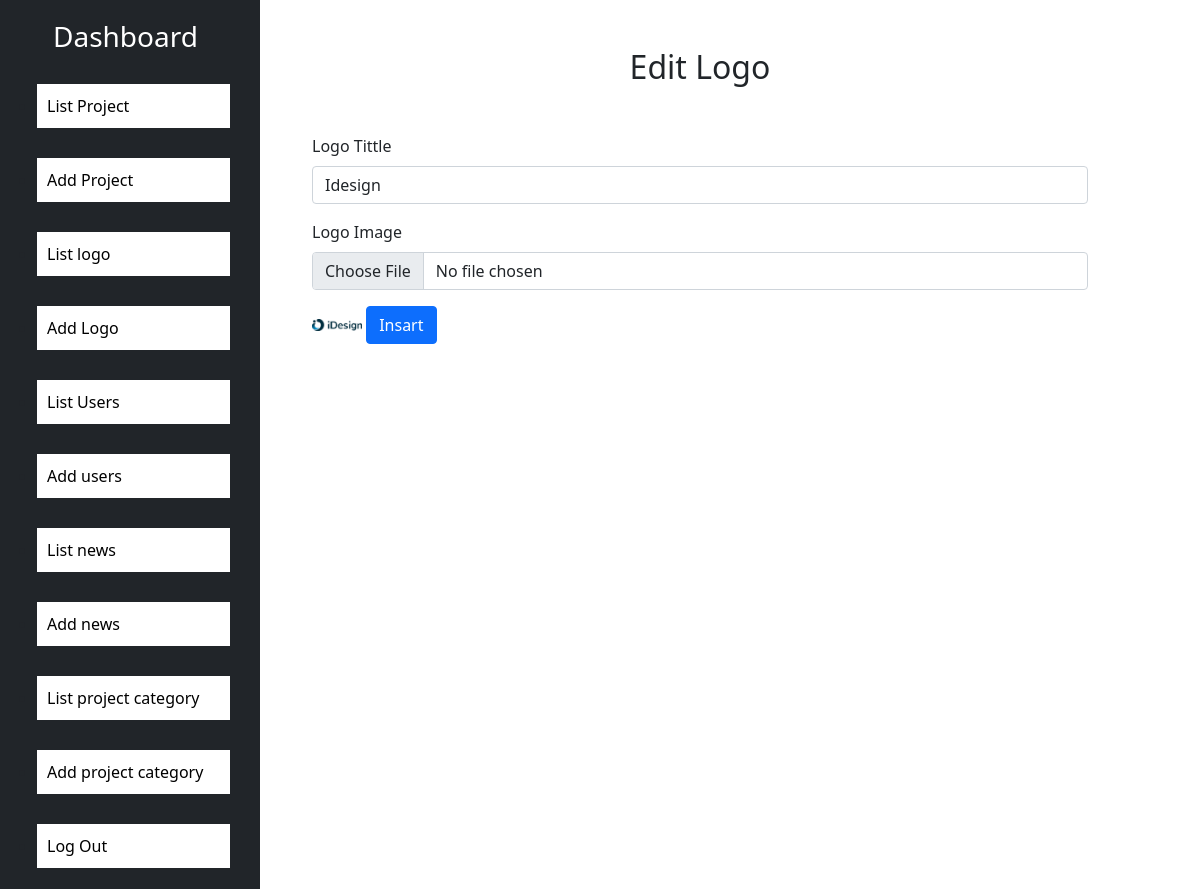
Page /dashboard/editlogo.php?id=1 on the committed database.
### tables this page shows
CREATE TABLE `logoimg` (
  `id` int(11) NOT NULL,
  `logo_name` varchar(50) NOT NULL,
  `logo_img` varchar(200) NOT NULL
);

### dashboard/editlogo.php (the view, shortened to what this page needs)
<!DOCTYPE html>
<html lang="en">
<head>
    <?php include('css.php');
    include('conf.php');
    $id = $_GET['id'];
    $sql1 = "select * from logoimg where id = $id";
    $result1 = mysqli_query($con,$sql1) or die('query expired');
    $row = mysqli_fetch_assoc($result1);
    $tilte = $row['logo_name'];
    $img = $row['logo_img'];
        ?>
</head>
<body>
    <div class="container-fluid ">
        <div class="row p-0">
            <div class="col-md-3 p-0">
                <?php include('sidebar.php'); ?>
            </div>
            <div class="col-md-8 mt-5">
                <h2 class="text-center">Edit Logo</h2>
                <form action="" method="POST" class="mt-5" enctype="multipart/form-data">
  <div class="mb-3">
    <label class="form-label">Logo Tittle</label>
    <input type="text" name="pname" class="form-control"  value="<?php echo  $tilte ?>">
  </div>
  <div class="mb-3">
    <label class="form-label">Logo Image</label>
    <input type="file" class="form-control" name="pimage" />
</div>
<img src="pimages/<?php echo $img ?>" width="50px" alt="">
  <button type="submit" class="btn btn-primary" name="update">Insart</button>
</form>
        </div>
    </div>
</div>
</body>
</html>

### rows in the picture
logoimg: pname "Idesign", logo_img (picture)
